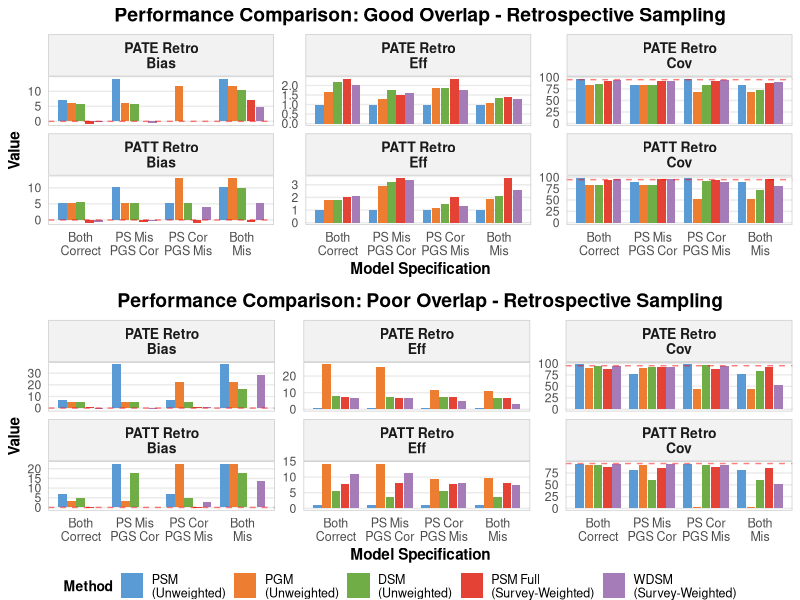

Here is the R script that generated this plot:
library(ggplot2)
library(tidyr)
library(dplyr)
library(gridExtra)
library(grid)

# Function to create the plot for a given overlap condition
create_overlap_plot <- function(data, overlap_type) {
  # Reshape data to long format
  results_long <- data %>%
    pivot_longer(
      cols = c(PATE_Bias, PATE_Eff, PATE_Cov, PATT_Bias, PATT_Eff, PATT_Cov),
      names_to = c("Estimand", "Metric"),
      names_sep = "_",
      values_to = "Value"
    )
  
  # Create factor for ordering
  results_long$Method <- factor(results_long$Method, 
                                 levels = c("PSM\n(Unweighted)", 
                                            "PGM\n(Unweighted)", 
                                            "DSM\n(Unweighted)", 
                                            "PSM Full\n(Survey-Weighted)", 
                                            "WDSM\n(Survey-Weighted)"))
  
  results_long$Specification <- factor(results_long$Specification,
                                       levels = c("Both\nCorrect", 
                                                  "PS Mis\nPGS Cor", 
                                                  "PS Cor\nPGS Mis", 
                                                  "Both\nMis"))
  
  results_long$Metric <- factor(results_long$Metric, levels = c("Bias", "Eff", "Cov"))
  
  # Create combined label for faceting
  results_long <- results_long %>%
    mutate(Panel = paste0(Estimand, " Retro - ", Metric))
  
  results_long$Panel <- factor(results_long$Panel,
                                levels = c("PATE Retro - Bias", 
                                           "PATE Retro - Eff", 
                                           "PATE Retro - Cov",
                                           "PATT Retro - Bias", 
                                           "PATT Retro - Eff", 
                                           "PATT Retro - Cov"))
  
  # Define colors to match the image
  method_colors <- c(
    "PSM\n(Unweighted)" = "#5B9BD5",      # Blue
    "PGM\n(Unweighted)" = "#ED7D31",      # Orange
    "DSM\n(Unweighted)" = "#70AD47",      # Green
    "PSM Full\n(Survey-Weighted)" = "#E34234",  # Red
    "WDSM\n(Survey-Weighted)" = "#A57BB8"  # Purple
  )
  
  # Create the plot
  p <- ggplot(results_long, aes(x = Specification, y = Value, fill = Method)) +
    geom_bar(stat = "identity", position = position_dodge(width = 0.85), width = 0.8) +
    facet_wrap(~ Panel, scales = "free_y", ncol = 3, 
               labeller = labeller(Panel = function(x) gsub(" - ", "\n", x))) +
    scale_fill_manual(values = method_colors) +
    labs(
      title = paste0("Performance Comparison: ", overlap_type),
      x = "Model Specification",
      y = "Value",
      fill = "Method"
    ) +
    theme_minimal(base_size = 11) +
    theme(
      plot.title = element_text(hjust = 0.5, face = "bold", size = 14),
      strip.text = element_text(face = "bold", size = 10),
      strip.background = element_rect(fill = "grey95", color = "grey80"),
      legend.position = "none",  # Remove legend from individual plots
      axis.text.x = element_text(angle = 0, hjust = 0.5, size = 9),
      axis.title = element_text(face = "bold"),
      panel.grid.major.x = element_blank(),
      panel.grid.minor = element_blank(),
      panel.border = element_rect(fill = NA, color = "grey80")
    )
  
  # Add reference lines for bias (0%) and coverage (95%)
  p <- p + geom_hline(data = filter(results_long, Metric == "Bias"), 
                      aes(yintercept = 0), 
                      linetype = "dashed", color = "red", alpha = 0.5)
  
  p <- p + geom_hline(data = filter(results_long, Metric == "Cov"), 
                      aes(yintercept = 95), 
                      linetype = "dashed", color = "red", alpha = 0.5)
  
  return(p)
}

# Create data frame for GOOD OVERLAP
good_overlap_data <- data.frame(
  Method = rep(c("PSM\n(Unweighted)", "PGM\n(Unweighted)", "DSM\n(Unweighted)", 
                 "PSM Full\n(Survey-Weighted)", "WDSM\n(Survey-Weighted)"), 4),
  Specification = rep(c("Both\nCorrect", "PS Mis\nPGS Cor", "PS Cor\nPGS Mis", "Both\nMis"), each = 5),
  PATE_Bias = c(7.01, 6.21, 5.90, -0.73, -0.34,
                14.20, 6.21, 5.92, 0.11, -0.56,
                0.062, 11.75, 0.061, 0.001, -0.004,
                14.20, 11.75, 10.44, 7.05, 4.70),
  PATE_Eff = c(1.00, 1.68, 2.19, 2.36, 2.03,
               1.00, 1.27, 1.74, 1.51, 1.61,
               1.00, 1.88, 1.87, 2.36, 1.78,
               1.00, 1.08, 1.32, 1.41, 1.27),
  PATE_Cov = c(96.0, 83.0, 86.0, 92.0, 94.0,
               84.0, 83.0, 84.0, 93.0, 92.0,
               97.2, 69.0, 82.9, 92.0, 94.4,
               84.0, 69.0, 73.0, 87.0, 91.0),
  PATT_Bias = c(5.16, 5.18, 5.48, -0.87, -0.62,
                10.37, 5.18, 5.31, -0.60, -0.42,
                5.16, 13.11, 5.14, -0.87, 4.05,
                10.37, 13.11, 9.88, -0.60, 5.29),
  PATT_Eff = c(1.00, 1.78, 1.82, 2.01, 2.09,
               1.00, 2.91, 3.23, 3.55, 3.38,
               1.00, 1.17, 1.45, 2.01, 1.34,
               1.00, 1.91, 2.11, 3.55, 2.56),
  PATT_Cov = c(99.0, 83.0, 83.0, 95.0, 96.0,
               89.0, 83.0, 83.0, 96.0, 96.0,
               99.0, 52.0, 91.0, 95.0, 89.0,
               89.0, 53.0, 72.0, 96.0, 82.0)
)

# Create data frame for POOR OVERLAP
poor_overlap_data <- data.frame(
  Method = rep(c("PSM\n(Unweighted)", "PGM\n(Unweighted)", "DSM\n(Unweighted)", 
                 "PSM Full\n(Survey-Weighted)", "WDSM\n(Survey-Weighted)"), 4),
  Specification = rep(c("Both\nCorrect", "PS Mis\nPGS Cor", "PS Cor\nPGS Mis", "Both\nMis"), each = 5),
  PATE_Bias = c(6.8, 5.6, 5.4, 0.6, -1.0,
                37.6, 5.6, 5.4, 0.2, -0.8,
                6.8, 22.1, 5.5, 0.6, 1.2,
                37.6, 22.1, 16.8, 0.2, 28.3),
  PATE_Eff = c(1.00, 27.07, 7.99, 7.30, 7.04,
               1.00, 25.59, 7.67, 6.80, 6.69,
               1.00, 11.62, 7.57, 7.30, 4.89,
               1.00, 10.98, 6.68, 6.80, 3.33),
  PATE_Cov = c(98.0, 91.0, 95.0, 88.0, 94.0,
               77.0, 91.0, 93.0, 92.0, 93.0,
               98.0, 45.0, 96.0, 88.0, 95.0,
               77.0, 45.0, 83.0, 92.0, 53.0),
  PATT_Bias = c(6.7, 3.3, 4.7, -0.5, 0.3,
                22.2, 3.3, 17.8, 0.3, 0.1,
                6.7, 22.7, 4.7, -0.5, 2.8,
                22.2, 22.7, 17.8, 0.3, 13.8),
  PATT_Eff = c(1.00, 14.00, 5.43, 7.91, 11.01,
               1.00, 14.31, 3.66, 8.02, 11.19,
               1.00, 9.38, 5.43, 7.91, 8.08,
               1.00, 9.59, 3.66, 8.02, 7.44),
  PATT_Cov = c(94.0, 91.0, 91.0, 88.0, 95.0,
               81.0, 91.0, 60.0, 85.0, 94.0,
               94.0, 2.0, 91.0, 88.0, 92.0,
               81.0, 2.0, 60.0, 85.0, 51.0)
)

# Create individual plots
p_good <- create_overlap_plot(good_overlap_data, "Good Overlap - Retrospective Sampling")
p_poor <- create_overlap_plot(poor_overlap_data, "Poor Overlap - Retrospective Sampling")

# Extract legend from one of the plots (create a plot with legend for this purpose)
method_colors <- c(
  "PSM\n(Unweighted)" = "#5B9BD5",
  "PGM\n(Unweighted)" = "#ED7D31",
  "DSM\n(Unweighted)" = "#70AD47",
  "PSM Full\n(Survey-Weighted)" = "#E34234",
  "WDSM\n(Survey-Weighted)" = "#A57BB8"
)

# Create a dummy plot just to extract the legend
dummy_data <- data.frame(
  x = 1:5,
  y = 1:5,
  Method = factor(c("PSM\n(Unweighted)", "PGM\n(Unweighted)", "DSM\n(Unweighted)", 
                    "PSM Full\n(Survey-Weighted)", "WDSM\n(Survey-Weighted)"),
                  levels = c("PSM\n(Unweighted)", "PGM\n(Unweighted)", "DSM\n(Unweighted)", 
                             "PSM Full\n(Survey-Weighted)", "WDSM\n(Survey-Weighted)"))
)

p_legend <- ggplot(dummy_data, aes(x = x, y = y, fill = Method)) +
  geom_bar(stat = "identity") +
  scale_fill_manual(values = method_colors) +
  theme_minimal() +
  theme(legend.position = "bottom",
        legend.title = element_text(face = "bold", size = 10),
        legend.text = element_text(size = 9)) +
  guides(fill = guide_legend(nrow = 1))

# Extract the legend
get_legend <- function(myggplot){
  tmp <- ggplot_gtable(ggplot_build(myggplot))
  leg <- which(sapply(tmp$grobs, function(x) x$name) == "guide-box")
  legend <- tmp$grobs[[leg]]
  return(legend)
}

legend <- get_legend(p_legend)

# Combine plots with shared legend
combined_plot <- grid.arrange(
  p_good, 
  p_poor, 
  legend,
  ncol = 1,
  heights = c(1, 1, 0.1)
)

# Save the combined plot
ggsave("stacked_overlap_results_comparison.png", 
       plot = combined_plot, 
       width = 12, 
       height = 16, 
       dpi = 300,
       bg = "white")

ggsave("stacked_overlap_results_comparison.pdf", 
       plot = combined_plot, 
       width = 12, 
       height = 16,
       bg = "white")

cat("Stacked plot saved as 'stacked_overlap_results_comparison.png' and 'stacked_overlap_results_comparison.pdf'\n")
